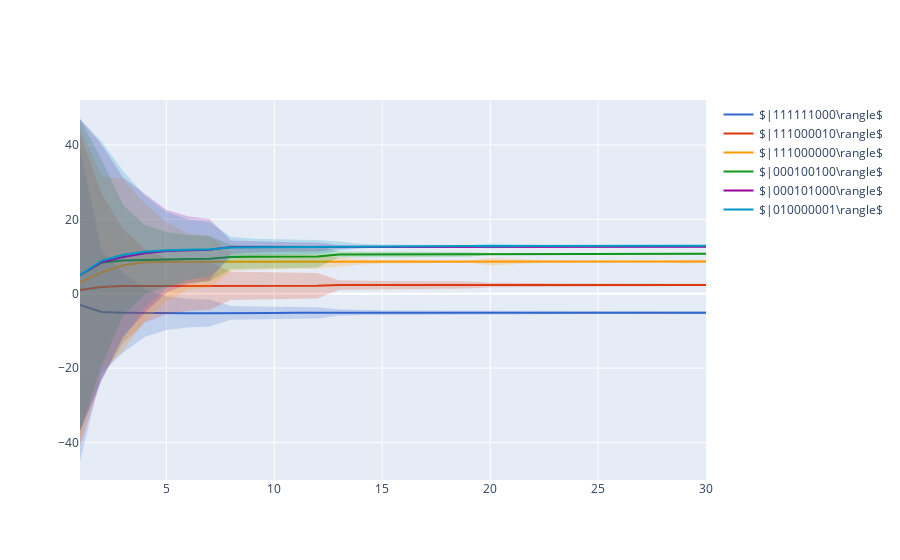
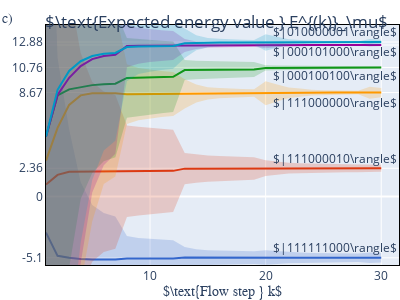

The notebook cell these images were saved under, in order:
### Code cell
import plotly.graph_objs as go
import plotly.express as px
color_discrete_sequence=px.colors.qualitative.G10


x = [ x + 1 for x in range( flow.nmb_flow_steps)]

Scatter_list = []

for i, k in enumerate(plt_selection):

    e = energy[k]
    ef = energy_fluctuation[k]

    y = e
    y_upper = [ E+EF for E,EF in zip( e, ef)]
    y_lower = [ E-EF for E,EF in zip( e, ef)]
    state_name = r'$|'+str(flow.binary_label_from_state_number(selected_eigenestates[k])) +r'\rangle$'
    Scatter_list.append(
    go.Scatter(
        x=x,
        y=y,
        line=dict(color=color_discrete_sequence[i]),
        mode='lines',
        name= state_name

    ) )
    Scatter_list.append(
    go.Scatter(
        x=x+x[::-1], # x, then x reversed
        y=y_upper+y_lower[::-1], # upper, then lower reversed
        fill='toself',
        fillcolor=color_discrete_sequence[i],
        line=dict(color='rgba(0,0,0,0)'),
            opacity=0.2,
        hoverinfo="skip",
        showlegend=False
    )   
    )

fig = go.Figure(
Scatter_list
)
fig.show()


ticks_txt = [str(round(energy[k][-1],2)) for k in plt_selection]
ticks_txt[-2] = ''
tickvals = [round(energy[k][-1],2) for k in plt_selection]
tickvals.append(0)
ticks_txt.append(str(0))
fig.update_yaxes(range=[-5.7, 14.3])
fig.update_layout(
    yaxis = dict(
        tickmode = 'array',
        tickvals = tickvals,
        ticktext = ticks_txt
    )
)


annotations = []
y_shifts = [10,10,-10,-8,-7,10]

for i, k in enumerate(plt_selection):
    state_name = r'$|'+str(flow.binary_label_from_state_number(selected_eigenestates[k])) +r'\rangle$'

    fig.add_annotation(x=26, y=energies[k],
            text=state_name,
            xref="x",
    yref="y",
            showarrow=False,
                      yshift = y_shifts[i])

fig.update_layout(
    showlegend=False
)

fig.add_annotation(x=-.13, y=1.061,
            text='c)',
            xref="paper",
    yref="paper",
            showarrow=False,font=dict(
            family='Courier New, monospace',
            size=14
        )
)

fig.update_layout(
    xaxis=dict(
        title=dict( text = r'$\text{Flow step } k$', standoff = 6),
        titlefont=dict(
            family='Courier New, monospace',
            size=14
        )
    ))

fig.update_layout(
    title={
        'text': r'$\text{Expected energy value } E^{(k)}_\mu$',
        'y':.945,
        'x':0.54})
fig.update_xaxes(showline=True, linewidth=1, linecolor='black', mirror=True)
fig.update_yaxes(showline=True, linewidth=1, linecolor='black', mirror=True)
fig.update_layout(margin=dict(l=46, r=0, b=0, t=25))
fig.update_layout(
    autosize=False,
    width=400,
    height=300)
fig.write_image( 'figs/'+hamiltonian_name+'_eigenstates_selection_30_steps.pdf' )
fig.show()

### Figure 1 — Plotly figure (JSON) as saved in the notebook; plotly's stock layout.template omitted (floating-point values rounded to 4 significant figures)
{"data": [{"line": {"color": "#3366CC"}, "mode": "lines", "name": "$|111111000\\rangle$", "type": "scatter", "x": [1, 2, 3, 4, 5, 6, 7, 8, 9, 10, 11, 12, 13, 14, 15, 16, 17, 18, 19, 20, 21, 22, 23, 24, 25, 26, 27, 28, 29, 30], "y": [-3, -4.937, -5.092, -5.207, -5.242, -5.244, -5.243, -5.16, -5.161, -5.157, -5.153, -5.149, -5.071, -5.078, -5.081, -5.082, -5.082, -5.082, -5.082, -5.074, -5.079, -5.084, -5.087, -5.089, -5.09, -5.092, -5.092, -5.093, -5.098, -5.101]}, {"fill": "toself", "fillcolor": "#3366CC", "hoverinfo": "skip", "line": {"color": "rgba(0,0,0,0)"}, "opacity": 0.2, "showlegend": false, "type": "scatter", "x": [1, 2, 3, 4, 5, 6, 7, 8, 9, 10, 11, 12, 13, 14, 15, 16, 17, 18, 19, 20, 21, 22, 23, 24, 25, 26, 27, 28, 29, 30, 30, 29, 28, 27, 26, 25, 24, 23, 22, 21, 20, 19, 18, 17, 16, 15, 14, 13, 12, 11, 10, 9, 8, 7, 6, 5, 4, 3, 2, 1], "y": [39, 11.58, 5.618, 1.198, -0.6991, -1.368, -1.654, -3.292, -3.46, -3.537, -3.589, -3.63, -4.193, -4.396, -4.466, -4.492, -4.518, -4.531, -4.545, -4.46, -4.539, -4.617, -4.649, -4.69, -4.703, -4.719, -4.726, -4.738, -4.659, -4.706, -5.497, -5.538, -5.448, -5.458, -5.464, -5.477, -5.489, -5.524, -5.551, -5.619, -5.687, -5.619, -5.633, -5.646, -5.671, -5.696, -5.76, -5.948, -6.669, -6.716, -6.778, -6.861, -7.028, -8.831, -9.121, -9.786, -11.61, -15.8, -21.45, -45]}, {"line": {"color": "#DC3912"}, "mode": "lines", "name": "$|111000010\\rangle$", "type": "scatter", "x": [1, 2, 3, 4, 5, 6, 7, 8, 9, 10, 11, 12, 13, 14, 15, 16, 17, 18, 19, 20, 21, 22, 23, 24, 25, 26, 27, 28, 29, 30], "y": [1, 1.81, 2.061, 2.07, 2.067, 2.062, 2.063, 2.117, 2.124, 2.131, 2.138, 2.144, 2.33, 2.33, 2.331, 2.332, 2.334, 2.335, 2.337, 2.371, 2.368, 2.366, 2.366, 2.364, 2.364, 2.364, 2.364, 2.363, 2.361, 2.36]}, {"fill": "toself", "fillcolor": "#DC3912", "hoverinfo": "skip", "line": {"color": "rgba(0,0,0,0)"}, "opacity": 0.2, "showlegend": false, "type": "scatter", "x": [1, 2, 3, 4, 5, 6, 7, 8, 9, 10, 11, 12, 13, 14, 15, 16, 17, 18, 19, 20, 21, 22, 23, 24, 25, 26, 27, 28, 29, 30, 30, 29, 28, 27, 26, 25, 24, 23, 22, 21, 20, 19, 18, 17, 16, 15, 14, 13, 12, 11, 10, 9, 8, 7, 6, 5, 4, 3, 2, 1], "y": [43, 26.73, 17.35, 11.97, 9.557, 8.748, 8.469, 5.931, 5.826, 5.729, 5.637, 5.562, 3.636, 3.508, 3.42, 3.376, 3.328, 3.302, 3.272, 3.019, 2.917, 2.817, 2.781, 2.736, 2.723, 2.707, 2.7, 2.687, 2.693, 2.649, 2.07, 2.029, 2.039, 2.027, 2.02, 2.006, 1.993, 1.95, 1.915, 1.82, 1.722, 1.402, 1.369, 1.34, 1.288, 1.242, 1.152, 1.024, -1.273, -1.361, -1.466, -1.578, -1.697, -4.343, -4.624, -5.423, -7.827, -13.23, -23.11, -41]}, {"line": {"color": "#FF9900"}, "mode": "lines", "name": "$|111000000\\rangle$", "type": "scatter", "x": [1, 2, 3, 4, 5, 6, 7, 8, 9, 10, 11, 12, 13, 14, 15, 16, 17, 18, 19, 20, 21, 22, 23, 24, 25, 26, 27, 28, 29, 30], "y": [3, 5.73, 7.643, 8.437, 8.619, 8.618, 8.611, 8.532, 8.543, 8.546, 8.548, 8.549, 8.564, 8.593, 8.608, 8.615, 8.621, 8.624, 8.627, 8.612, 8.631, 8.65, 8.656, 8.664, 8.667, 8.669, 8.67, 8.672, 8.66, 8.668]}, {"fill": "toself", "fillcolor": "#FF9900", "hoverinfo": "skip", "line": {"color": "rgba(0,0,0,0)"}, "opacity": 0.2, "showlegend": false, "type": "scatter", "x": [1, 2, 3, 4, 5, 6, 7, 8, 9, 10, 11, 12, 13, 14, 15, 16, 17, 18, 19, 20, 21, 22, 23, 24, 25, 26, 27, 28, 29, 30, 30, 29, 28, 27, 26, 25, 24, 23, 22, 21, 20, 19, 18, 17, 16, 15, 14, 13, 12, 11, 10, 9, 8, 7, 6, 5, 4, 3, 2, 1], "y": [45, 31.64, 30.81, 24.23, 19.32, 16.19, 15.54, 11.02, 10.72, 10.57, 10.47, 10.39, 9.775, 9.334, 9.12, 9.043, 8.98, 8.957, 8.937, 9.607, 9.342, 9.088, 9.0, 8.898, 8.872, 8.846, 8.836, 8.822, 9.158, 9.048, 8.288, 8.161, 8.522, 8.504, 8.492, 8.461, 8.431, 8.313, 8.212, 7.92, 7.616, 8.317, 8.291, 8.262, 8.187, 8.097, 7.851, 7.352, 6.711, 6.629, 6.517, 6.361, 6.044, 1.679, 1.046, -2.08, -7.362, -15.53, -20.17, -39]}, {"line": {"color": "#109618"}, "mode": "lines", "name": "$|000100100\\rangle$", "type": "scatter", "x": [1, 2, 3, 4, 5, 6, 7, 8, 9, 10, 11, 12, 13, 14, 15, 16, 17, 18, 19, 20, 21, 22, 23, 24, 25, 26, 27, 28, 29, 30], "y": [5, 8.431, 8.938, 9.135, 9.29, 9.37, 9.41, 9.89, 9.916, 9.94, 9.963, 9.984, 10.55, 10.56, 10.57, 10.57, 10.58, 10.59, 10.59, 10.73, 10.73, 10.73, 10.73, 10.73, 10.74, 10.74, 10.74, 10.74, 10.76, 10.76]}, {"fill": "toself", "fillcolor": "#109618", "hoverinfo": "skip", "line": {"color": "rgba(0,0,0,0)"}, "opacity": 0.2, "showlegend": false, "type": "scatter", "x": [1, 2, 3, 4, 5, 6, 7, 8, 9, 10, 11, 12, 13, 14, 15, 16, 17, 18, 19, 20, 21, 22, 23, 24, 25, 26, 27, 28, 29, 30, 30, 29, 28, 27, 26, 25, 24, 23, 22, 21, 20, 19, 18, 17, 16, 15, 14, 13, 12, 11, 10, 9, 8, 7, 6, 5, 4, 3, 2, 1], "y": [47, 36.11, 23.81, 18.46, 16.61, 15.8, 15.53, 13.21, 13.12, 13.05, 12.98, 12.92, 11.38, 11.32, 11.29, 11.27, 11.25, 11.23, 11.21, 10.95, 10.93, 10.91, 10.9, 10.89, 10.88, 10.88, 10.88, 10.87, 10.84, 10.84, 10.69, 10.68, 10.61, 10.6, 10.6, 10.59, 10.58, 10.57, 10.56, 10.53, 10.5, 9.969, 9.939, 9.914, 9.874, 9.843, 9.789, 9.714, 7.046, 6.949, 6.834, 6.714, 6.572, 3.288, 2.936, 1.971, -0.1917, -5.934, -19.25, -37]}, {"line": {"color": "#990099"}, "mode": "lines", "name": "$|000101000\\rangle$", "type": "scatter", "x": [1, 2, 3, 4, 5, 6, 7, 8, 9, 10, 11, 12, 13, 14, 15, 16, 17, 18, 19, 20, 21, 22, 23, 24, 25, 26, 27, 28, 29, 30], "y": [5, 8.466, 9.9, 10.88, 11.46, 11.72, 11.83, 12.55, 12.57, 12.58, 12.58, 12.59, 12.6, 12.61, 12.62, 12.62, 12.62, 12.62, 12.62, 12.62, 12.62, 12.63, 12.63, 12.63, 12.64, 12.64, 12.64, 12.64, 12.63, 12.63]}, {"fill": "toself", "fillcolor": "#990099", "hoverinfo": "skip", "line": {"color": "rgba(0,0,0,0)"}, "opacity": 0.2, "showlegend": false, "type": "scatter", "x": [1, 2, 3, 4, 5, 6, 7, 8, 9, 10, 11, 12, 13, 14, 15, 16, 17, 18, 19, 20, 21, 22, 23, 24, 25, 26, 27, 28, 29, 30, 30, 29, 28, 27, 26, 25, 24, 23, 22, 21, 20, 19, 18, 17, 16, 15, 14, 13, 12, 11, 10, 9, 8, 7, 6, 5, 4, 3, 2, 1], "y": [47, 40.12, 31.27, 26.94, 22.59, 20.84, 20.09, 14.32, 14.07, 13.95, 13.86, 13.8, 13.14, 12.92, 12.84, 12.81, 12.78, 12.77, 12.76, 12.88, 12.81, 12.74, 12.72, 12.69, 12.69, 12.68, 12.67, 12.67, 12.75, 12.73, 12.54, 12.51, 12.61, 12.6, 12.59, 12.58, 12.57, 12.54, 12.51, 12.44, 12.36, 12.49, 12.48, 12.46, 12.43, 12.4, 12.3, 12.06, 11.37, 11.3, 11.21, 11.07, 10.78, 3.562, 2.604, 0.3314, -5.185, -11.47, -23.19, -37]}, {"line": {"color": "#0099C6"}, "mode": "lines", "name": "$|010000001\\rangle$", "type": "scatter", "x": [1, 2, 3, 4, 5, 6, 7, 8, 9, 10, 11, 12, 13, 14, 15, 16, 17, 18, 19, 20, 21, 22, 23, 24, 25, 26, 27, 28, 29, 30], "y": [5, 8.898, 10.46, 11.28, 11.71, 11.9, 11.97, 12.46, 12.5, 12.52, 12.54, 12.55, 12.79, 12.82, 12.84, 12.84, 12.85, 12.85, 12.85, 12.84, 12.86, 12.87, 12.88, 12.89, 12.89, 12.89, 12.89, 12.89, 12.88, 12.88]}, {"fill": "toself", "fillcolor": "#0099C6", "hoverinfo": "skip", "line": {"color": "rgba(0,0,0,0)"}, "opacity": 0.2, "showlegend": false, "type": "scatter", "x": [1, 2, 3, 4, 5, 6, 7, 8, 9, 10, 11, 12, 13, 14, 15, 16, 17, 18, 19, 20, 21, 22, 23, 24, 25, 26, 27, 28, 29, 30, 30, 29, 28, 27, 26, 25, 24, 23, 22, 21, 20, 19, 18, 17, 16, 15, 14, 13, 12, 11, 10, 9, 8, 7, 6, 5, 4, 3, 2, 1], "y": [47, 40.97, 33.04, 26.41, 22.04, 19.96, 19.29, 15.31, 14.79, 14.63, 14.53, 14.46, 14.02, 13.44, 13.23, 13.15, 13.1, 13.08, 13.06, 13.54, 13.32, 13.12, 13.06, 12.99, 12.97, 12.95, 12.94, 12.93, 13.13, 13.07, 12.7, 12.62, 12.85, 12.84, 12.83, 12.81, 12.79, 12.7, 12.63, 12.4, 12.15, 12.65, 12.63, 12.6, 12.53, 12.45, 12.2, 11.56, 10.64, 10.55, 10.41, 10.22, 9.621, 4.645, 3.849, 1.382, -3.852, -12.11, -23.17, -37]}], "layout": {}}

### Figure 2 — Plotly figure (JSON) as saved in the notebook; plotly's stock layout.template omitted (floating-point values rounded to 4 significant figures)
{"data": [{"line": {"color": "#3366CC"}, "mode": "lines", "name": "$|111111000\\rangle$", "type": "scatter", "x": [1, 2, 3, 4, 5, 6, 7, 8, 9, 10, 11, 12, 13, 14, 15, 16, 17, 18, 19, 20, 21, 22, 23, 24, 25, 26, 27, 28, 29, 30], "y": [-3, -4.937, -5.092, -5.207, -5.242, -5.244, -5.243, -5.16, -5.161, -5.157, -5.153, -5.149, -5.071, -5.078, -5.081, -5.082, -5.082, -5.082, -5.082, -5.074, -5.079, -5.084, -5.087, -5.089, -5.09, -5.092, -5.092, -5.093, -5.098, -5.101]}, {"fill": "toself", "fillcolor": "#3366CC", "hoverinfo": "skip", "line": {"color": "rgba(0,0,0,0)"}, "opacity": 0.2, "showlegend": false, "type": "scatter", "x": [1, 2, 3, 4, 5, 6, 7, 8, 9, 10, 11, 12, 13, 14, 15, 16, 17, 18, 19, 20, 21, 22, 23, 24, 25, 26, 27, 28, 29, 30, 30, 29, 28, 27, 26, 25, 24, 23, 22, 21, 20, 19, 18, 17, 16, 15, 14, 13, 12, 11, 10, 9, 8, 7, 6, 5, 4, 3, 2, 1], "y": [39, 11.58, 5.618, 1.198, -0.6991, -1.368, -1.654, -3.292, -3.46, -3.537, -3.589, -3.63, -4.193, -4.396, -4.466, -4.492, -4.518, -4.531, -4.545, -4.46, -4.539, -4.617, -4.649, -4.69, -4.703, -4.719, -4.726, -4.738, -4.659, -4.706, -5.497, -5.538, -5.448, -5.458, -5.464, -5.477, -5.489, -5.524, -5.551, -5.619, -5.687, -5.619, -5.633, -5.646, -5.671, -5.696, -5.76, -5.948, -6.669, -6.716, -6.778, -6.861, -7.028, -8.831, -9.121, -9.786, -11.61, -15.8, -21.45, -45]}, {"line": {"color": "#DC3912"}, "mode": "lines", "name": "$|111000010\\rangle$", "type": "scatter", "x": [1, 2, 3, 4, 5, 6, 7, 8, 9, 10, 11, 12, 13, 14, 15, 16, 17, 18, 19, 20, 21, 22, 23, 24, 25, 26, 27, 28, 29, 30], "y": [1, 1.81, 2.061, 2.07, 2.067, 2.062, 2.063, 2.117, 2.124, 2.131, 2.138, 2.144, 2.33, 2.33, 2.331, 2.332, 2.334, 2.335, 2.337, 2.371, 2.368, 2.366, 2.366, 2.364, 2.364, 2.364, 2.364, 2.363, 2.361, 2.36]}, {"fill": "toself", "fillcolor": "#DC3912", "hoverinfo": "skip", "line": {"color": "rgba(0,0,0,0)"}, "opacity": 0.2, "showlegend": false, "type": "scatter", "x": [1, 2, 3, 4, 5, 6, 7, 8, 9, 10, 11, 12, 13, 14, 15, 16, 17, 18, 19, 20, 21, 22, 23, 24, 25, 26, 27, 28, 29, 30, 30, 29, 28, 27, 26, 25, 24, 23, 22, 21, 20, 19, 18, 17, 16, 15, 14, 13, 12, 11, 10, 9, 8, 7, 6, 5, 4, 3, 2, 1], "y": [43, 26.73, 17.35, 11.97, 9.557, 8.748, 8.469, 5.931, 5.826, 5.729, 5.637, 5.562, 3.636, 3.508, 3.42, 3.376, 3.328, 3.302, 3.272, 3.019, 2.917, 2.817, 2.781, 2.736, 2.723, 2.707, 2.7, 2.687, 2.693, 2.649, 2.07, 2.029, 2.039, 2.027, 2.02, 2.006, 1.993, 1.95, 1.915, 1.82, 1.722, 1.402, 1.369, 1.34, 1.288, 1.242, 1.152, 1.024, -1.273, -1.361, -1.466, -1.578, -1.697, -4.343, -4.624, -5.423, -7.827, -13.23, -23.11, -41]}, {"line": {"color": "#FF9900"}, "mode": "lines", "name": "$|111000000\\rangle$", "type": "scatter", "x": [1, 2, 3, 4, 5, 6, 7, 8, 9, 10, 11, 12, 13, 14, 15, 16, 17, 18, 19, 20, 21, 22, 23, 24, 25, 26, 27, 28, 29, 30], "y": [3, 5.73, 7.643, 8.437, 8.619, 8.618, 8.611, 8.532, 8.543, 8.546, 8.548, 8.549, 8.564, 8.593, 8.608, 8.615, 8.621, 8.624, 8.627, 8.612, 8.631, 8.65, 8.656, 8.664, 8.667, 8.669, 8.67, 8.672, 8.66, 8.668]}, {"fill": "toself", "fillcolor": "#FF9900", "hoverinfo": "skip", "line": {"color": "rgba(0,0,0,0)"}, "opacity": 0.2, "showlegend": false, "type": "scatter", "x": [1, 2, 3, 4, 5, 6, 7, 8, 9, 10, 11, 12, 13, 14, 15, 16, 17, 18, 19, 20, 21, 22, 23, 24, 25, 26, 27, 28, 29, 30, 30, 29, 28, 27, 26, 25, 24, 23, 22, 21, 20, 19, 18, 17, 16, 15, 14, 13, 12, 11, 10, 9, 8, 7, 6, 5, 4, 3, 2, 1], "y": [45, 31.64, 30.81, 24.23, 19.32, 16.19, 15.54, 11.02, 10.72, 10.57, 10.47, 10.39, 9.775, 9.334, 9.12, 9.043, 8.98, 8.957, 8.937, 9.607, 9.342, 9.088, 9.0, 8.898, 8.872, 8.846, 8.836, 8.822, 9.158, 9.048, 8.288, 8.161, 8.522, 8.504, 8.492, 8.461, 8.431, 8.313, 8.212, 7.92, 7.616, 8.317, 8.291, 8.262, 8.187, 8.097, 7.851, 7.352, 6.711, 6.629, 6.517, 6.361, 6.044, 1.679, 1.046, -2.08, -7.362, -15.53, -20.17, -39]}, {"line": {"color": "#109618"}, "mode": "lines", "name": "$|000100100\\rangle$", "type": "scatter", "x": [1, 2, 3, 4, 5, 6, 7, 8, 9, 10, 11, 12, 13, 14, 15, 16, 17, 18, 19, 20, 21, 22, 23, 24, 25, 26, 27, 28, 29, 30], "y": [5, 8.431, 8.938, 9.135, 9.29, 9.37, 9.41, 9.89, 9.916, 9.94, 9.963, 9.984, 10.55, 10.56, 10.57, 10.57, 10.58, 10.59, 10.59, 10.73, 10.73, 10.73, 10.73, 10.73, 10.74, 10.74, 10.74, 10.74, 10.76, 10.76]}, {"fill": "toself", "fillcolor": "#109618", "hoverinfo": "skip", "line": {"color": "rgba(0,0,0,0)"}, "opacity": 0.2, "showlegend": false, "type": "scatter", "x": [1, 2, 3, 4, 5, 6, 7, 8, 9, 10, 11, 12, 13, 14, 15, 16, 17, 18, 19, 20, 21, 22, 23, 24, 25, 26, 27, 28, 29, 30, 30, 29, 28, 27, 26, 25, 24, 23, 22, 21, 20, 19, 18, 17, 16, 15, 14, 13, 12, 11, 10, 9, 8, 7, 6, 5, 4, 3, 2, 1], "y": [47, 36.11, 23.81, 18.46, 16.61, 15.8, 15.53, 13.21, 13.12, 13.05, 12.98, 12.92, 11.38, 11.32, 11.29, 11.27, 11.25, 11.23, 11.21, 10.95, 10.93, 10.91, 10.9, 10.89, 10.88, 10.88, 10.88, 10.87, 10.84, 10.84, 10.69, 10.68, 10.61, 10.6, 10.6, 10.59, 10.58, 10.57, 10.56, 10.53, 10.5, 9.969, 9.939, 9.914, 9.874, 9.843, 9.789, 9.714, 7.046, 6.949, 6.834, 6.714, 6.572, 3.288, 2.936, 1.971, -0.1917, -5.934, -19.25, -37]}, {"line": {"color": "#990099"}, "mode": "lines", "name": "$|000101000\\rangle$", "type": "scatter", "x": [1, 2, 3, 4, 5, 6, 7, 8, 9, 10, 11, 12, 13, 14, 15, 16, 17, 18, 19, 20, 21, 22, 23, 24, 25, 26, 27, 28, 29, 30], "y": [5, 8.466, 9.9, 10.88, 11.46, 11.72, 11.83, 12.55, 12.57, 12.58, 12.58, 12.59, 12.6, 12.61, 12.62, 12.62, 12.62, 12.62, 12.62, 12.62, 12.62, 12.63, 12.63, 12.63, 12.64, 12.64, 12.64, 12.64, 12.63, 12.63]}, {"fill": "toself", "fillcolor": "#990099", "hoverinfo": "skip", "line": {"color": "rgba(0,0,0,0)"}, "opacity": 0.2, "showlegend": false, "type": "scatter", "x": [1, 2, 3, 4, 5, 6, 7, 8, 9, 10, 11, 12, 13, 14, 15, 16, 17, 18, 19, 20, 21, 22, 23, 24, 25, 26, 27, 28, 29, 30, 30, 29, 28, 27, 26, 25, 24, 23, 22, 21, 20, 19, 18, 17, 16, 15, 14, 13, 12, 11, 10, 9, 8, 7, 6, 5, 4, 3, 2, 1], "y": [47, 40.12, 31.27, 26.94, 22.59, 20.84, 20.09, 14.32, 14.07, 13.95, 13.86, 13.8, 13.14, 12.92, 12.84, 12.81, 12.78, 12.77, 12.76, 12.88, 12.81, 12.74, 12.72, 12.69, 12.69, 12.68, 12.67, 12.67, 12.75, 12.73, 12.54, 12.51, 12.61, 12.6, 12.59, 12.58, 12.57, 12.54, 12.51, 12.44, 12.36, 12.49, 12.48, 12.46, 12.43, 12.4, 12.3, 12.06, 11.37, 11.3, 11.21, 11.07, 10.78, 3.562, 2.604, 0.3314, -5.185, -11.47, -23.19, -37]}, {"line": {"color": "#0099C6"}, "mode": "lines", "name": "$|010000001\\rangle$", "type": "scatter", "x": [1, 2, 3, 4, 5, 6, 7, 8, 9, 10, 11, 12, 13, 14, 15, 16, 17, 18, 19, 20, 21, 22, 23, 24, 25, 26, 27, 28, 29, 30], "y": [5, 8.898, 10.46, 11.28, 11.71, 11.9, 11.97, 12.46, 12.5, 12.52, 12.54, 12.55, 12.79, 12.82, 12.84, 12.84, 12.85, 12.85, 12.85, 12.84, 12.86, 12.87, 12.88, 12.89, 12.89, 12.89, 12.89, 12.89, 12.88, 12.88]}, {"fill": "toself", "fillcolor": "#0099C6", "hoverinfo": "skip", "line": {"color": "rgba(0,0,0,0)"}, "opacity": 0.2, "showlegend": false, "type": "scatter", "x": [1, 2, 3, 4, 5, 6, 7, 8, 9, 10, 11, 12, 13, 14, 15, 16, 17, 18, 19, 20, 21, 22, 23, 24, 25, 26, 27, 28, 29, 30, 30, 29, 28, 27, 26, 25, 24, 23, 22, 21, 20, 19, 18, 17, 16, 15, 14, 13, 12, 11, 10, 9, 8, 7, 6, 5, 4, 3, 2, 1], "y": [47, 40.97, 33.04, 26.41, 22.04, 19.96, 19.29, 15.31, 14.79, 14.63, 14.53, 14.46, 14.02, 13.44, 13.23, 13.15, 13.1, 13.08, 13.06, 13.54, 13.32, 13.12, 13.06, 12.99, 12.97, 12.95, 12.94, 12.93, 13.13, 13.07, 12.7, 12.62, 12.85, 12.84, 12.83, 12.81, 12.79, 12.7, 12.63, 12.4, 12.15, 12.65, 12.63, 12.6, 12.53, 12.45, 12.2, 11.56, 10.64, 10.55, 10.41, 10.22, 9.621, 4.645, 3.849, 1.382, -3.852, -12.11, -23.17, -37]}], "layout": {"annotations": [{"showarrow": false, "text": "$|111111000\\rangle$", "x": 26, "xref": "x", "y": -5.105, "yref": "y", "yshift": 10}, {"showarrow": false, "text": "$|111000010\\rangle$", "x": 26, "xref": "x", "y": 2.359, "yref": "y", "yshift": 10}, {"showarrow": false, "text": "$|111000000\\rangle$", "x": 26, "xref": "x", "y": 8.676, "yref": "y", "yshift": -10}, {"showarrow": false, "text": "$|000100100\\rangle$", "x": 26, "xref": "x", "y": 10.76, "yref": "y", "yshift": -8}, {"showarrow": false, "text": "$|000101000\\rangle$", "x": 26, "xref": "x", "y": 12.64, "yref": "y", "yshift": -7}, {"showarrow": false, "text": "$|010000001\\rangle$", "x": 26, "xref": "x", "y": 12.89, "yref": "y", "yshift": 10}, {"font": {"family": "Courier New, monospace", "size": 14}, "showarrow": false, "text": "c)", "x": -0.13, "xref": "paper", "y": 1.061, "yref": "paper"}], "autosize": false, "height": 300, "margin": {"b": 0, "l": 46, "r": 0, "t": 25}, "showlegend": false, "title": {"text": "$\\text{Expected energy value } E^{(k)}_\\mu$", "x": 0.54, "y": 0.945}, "width": 400, "xaxis": {"linecolor": "black", "linewidth": 1, "mirror": true, "showline": true, "title": {"font": {"family": "Courier New, monospace", "size": 14}, "standoff": 6, "text": "$\\text{Flow step } k$"}}, "yaxis": {"linecolor": "black", "linewidth": 1, "mirror": true, "range": [-5.7, 14.3], "showline": true, "tickmode": "array", "ticktext": ["-5.1", "2.36", "8.67", "10.76", "", "12.88", "0"], "tickvals": [-5.1, 2.36, 8.67, 10.76, 12.63, 12.88, 0]}}}
